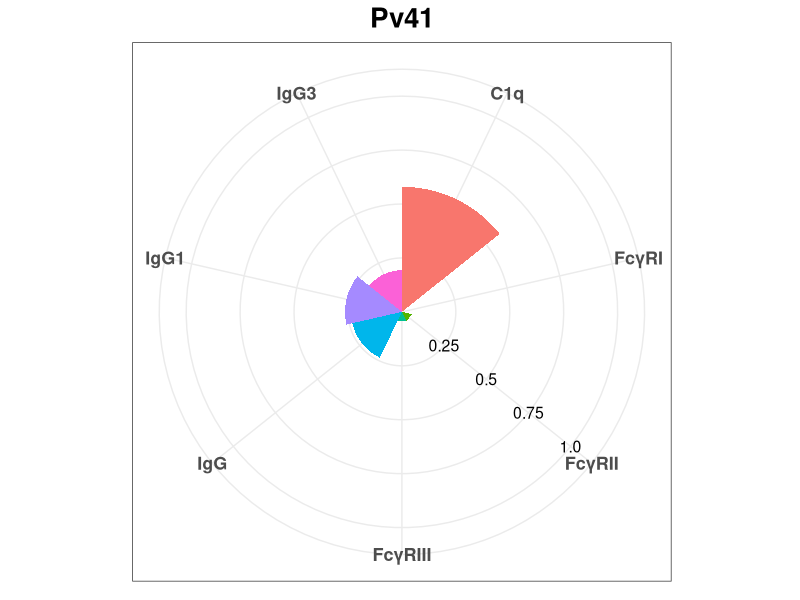
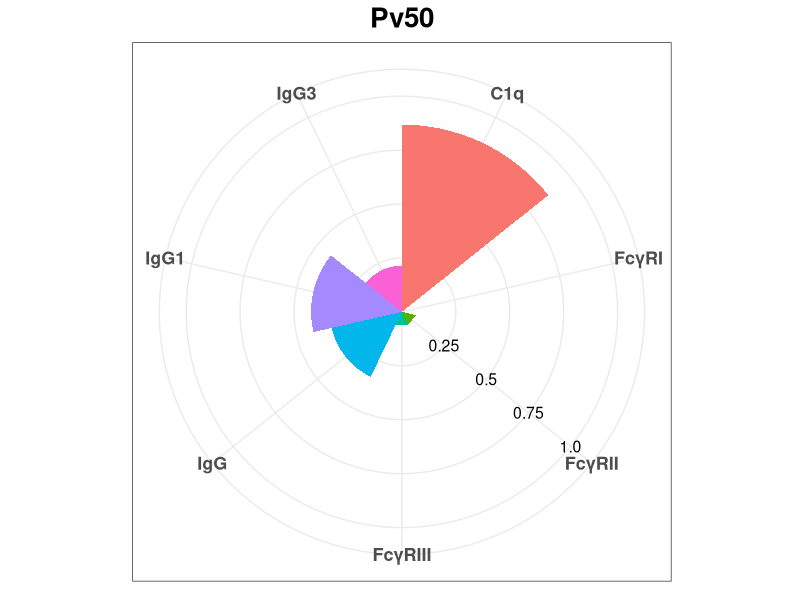
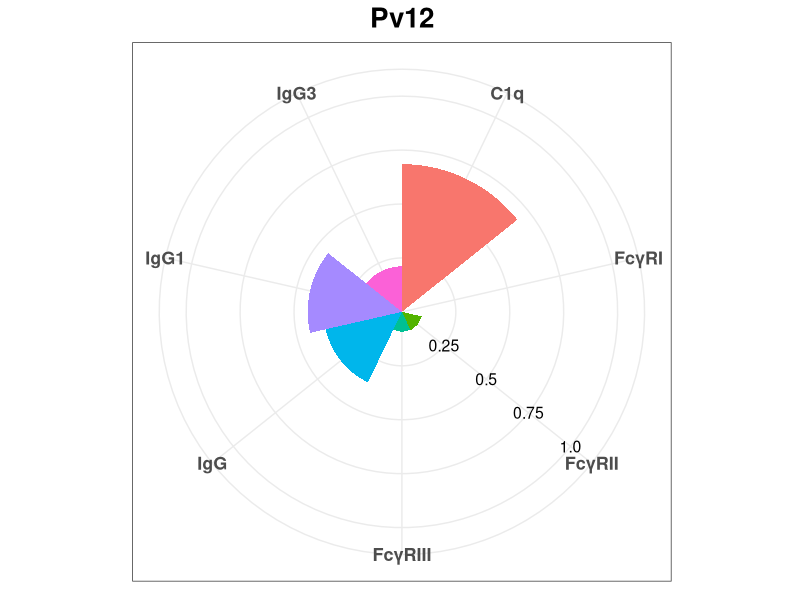
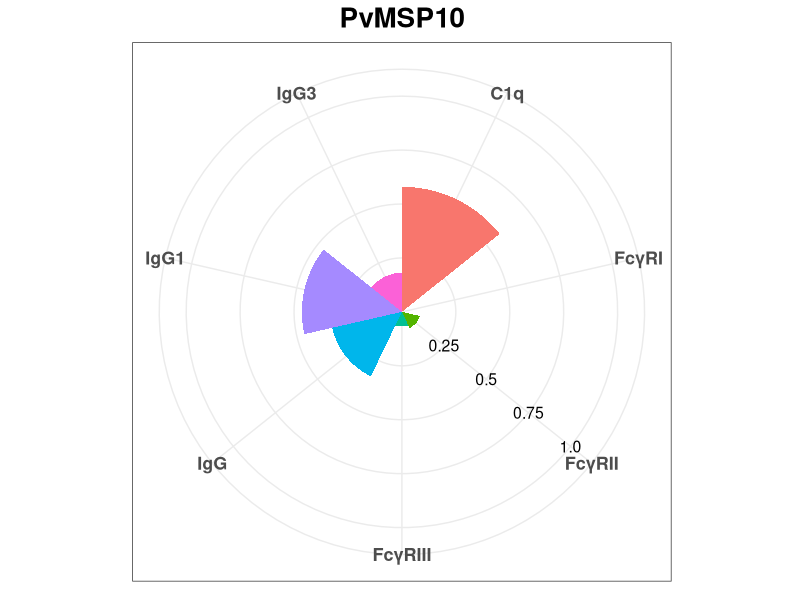
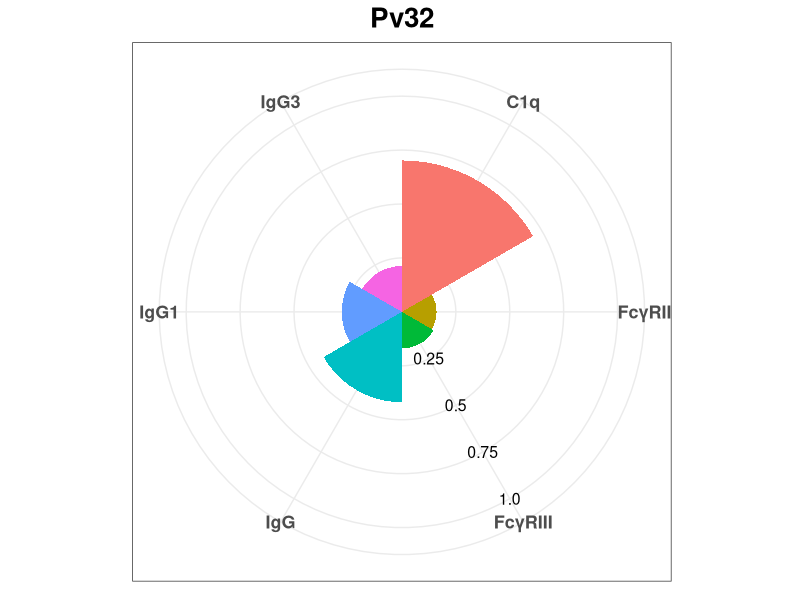
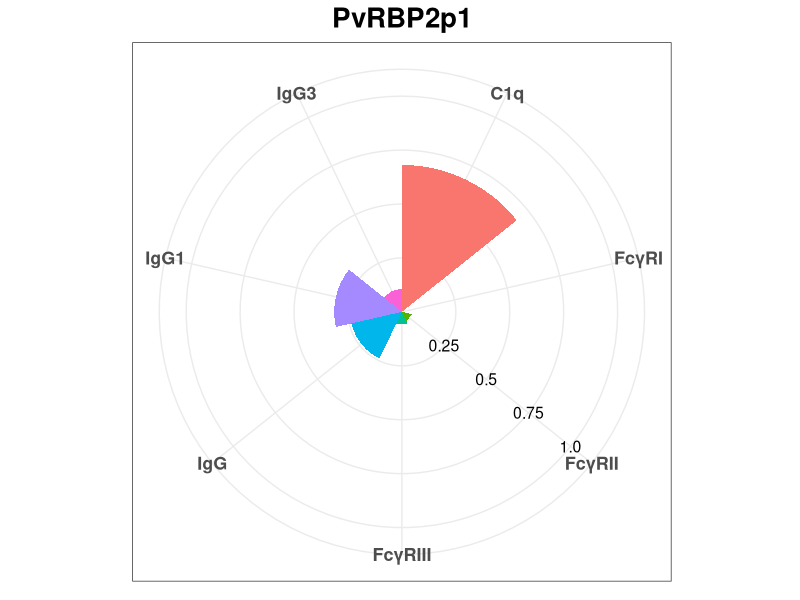
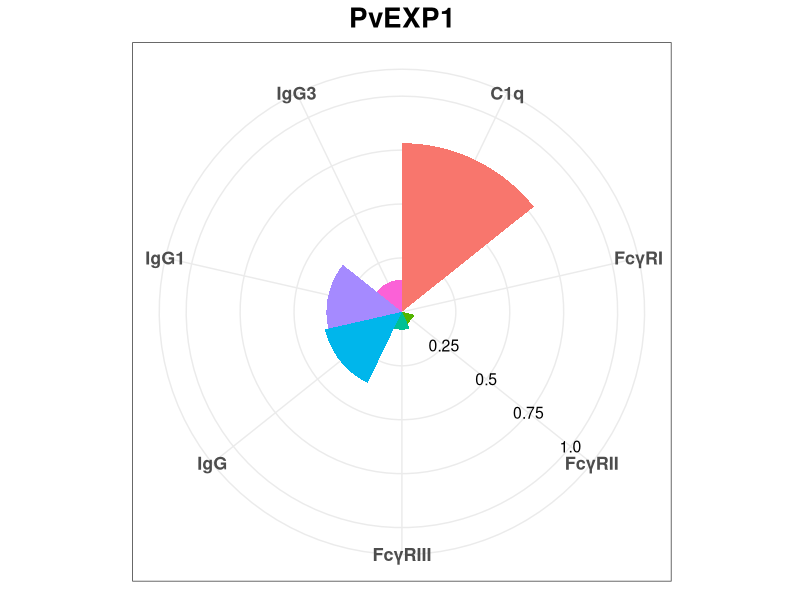

Write R code to recreate these figures, in order.
## Introduction
## Author: Chau Quang (quang.c@wehi.edu.au)
## Purpose: To produce polar (circular) plots showing the relative magnitude of antibody features of Taka's InSPIRE data

setwd("~/Downloads/data/inspire/R")

# Load required packages --------------------------------------------------
library(ggplot2)
library(tidyverse)
library(datawizard)

# Import data (.csv) ------------------------------------------------------
data_IgG  <- transform(read.csv("data/InSPIRE_IgG_grouped.csv"),  assay = "IgG")
data_IgG1 <- transform(read.csv("data/InSPIRE_IgG1_grouped.csv"), assay = "IgG1")
data_IgG3 <- transform(read.csv("data/InSPIRE_IgG3_grouped.csv"), assay = "IgG3")
data_C1q <- transform(read.csv("data/InSPIRE_C1q_grouped.csv"), assay = "C1q")
data_FcgRI <- transform(read.csv("data/InSPIRE_FcgRI_grouped.csv"), assay = "FcgRI")
data_FcgRII <- transform(read.csv("data/InSPIRE_FcgRII_grouped.csv"), assay = "FcgRII")
data_FcgRIII <- transform(read.csv("data/InSPIRE_FcgRIII_grouped.csv"), assay = "FcgRIII")

# Combine data for each antigen -----------------------------------------------
data_collated <- list(IgG   = data_IgG,
                      IgG1  = data_IgG1,
                      IgG3  = data_IgG3,
                      C1q   = data_C1q,
                      FcgRI = data_FcgRI,
                      FcgRII = data_FcgRII,
                      FcgRIII = data_FcgRIII)

data_collated <- imap(data_collated, function(df, assay_name) {
  df %>%
    select(-assay) %>%
    rename_with(function(col) {
      ifelse(col == "ID", col, paste0(col, "_", assay_name))
    })
}) %>%
  reduce(full_join, by = "ID")

clean_df <- function(df, prefix) {
  df %>%
    select(ID, starts_with(prefix)) %>%
    {
      keep_main <- select(.,
                          matches(paste0("^", prefix, "_RAU_IgG$")),
                          matches(paste0("^", prefix, "_RAU_IgG1$")),
                          matches(paste0("^", prefix, "_MFI_IgG3$")),
                          matches(paste0("^", prefix, "_MFI_C1q$")),
                          matches(paste0("^", prefix, "_MFI_FcgRI$")),
                          matches(paste0("^", prefix, "_MFI_FcgRII$")),
                          matches(paste0("^", prefix, "_MFI_FcgRIII$"))
      ) %>%
        setNames(c(
          "IgG", "IgG1", "IgG3", "C1q",
          "FcgRI", "FcgRII", "FcgRIII"
        ))
      
      keep_group <- select(.,
                           matches(paste0("^", prefix, "_Group_"))
      ) %>%
        setNames(c(
          "IgG_Group", "IgG1_Group", "IgG3_Group",
          "C1q_Group", "FcgRI_Group", "FcgRII_Group",
          "FcgRIII_Group"
        ))
      
      bind_cols(
        select(., ID),
        keep_main,
        keep_group
      )
    }
}

# Filtered datasets
df_Pv41 <- clean_df(data_collated, "Pv41")
df_Pv50 <- clean_df(data_collated, "Pv50")
df_Pv12 <- clean_df(data_collated, "Pv12")
df_PvMSP10 <- clean_df(data_collated, "PvMSP10")
df_Pv32 <- clean_df(data_collated, "Pv32")
df_PvRBP2p1 <- clean_df(data_collated, "PvRBP2p1")
df_PvEXP1 <- clean_df(data_collated, "PvEXP1")

# Normalise antibody data -------------------------------------------------
lognorm <- function(data) {
  
  logdata <- log(data[, 2:8])
  
  #Check variables included
  logdata <- logdata[, sapply(logdata, function(x) length(unique(x)) > 1)]
  
  vars <- c("IgG", "IgG1", "IgG3", "C1q", "FcgRI", "FcgRII", "FcgRIII")
  vars <- intersect(vars, names(logdata))
  
  setdiff(c("IgG", "IgG1", "IgG3", "C1q", "FcgRI", "FcgRII", "FcgRIII"),
          names(logdata)) |>
    (\(x) if(length(x)) message(paste("Warning:", x, "was removed")))()
  
  logdata %>%
    as.data.frame() %>%
    normalize(select = vars) %>%
    round(3) %>%
    mutate(ID = data$ID) %>%
    relocate(ID, .before = everything())
}

df_Pv41_norm <- lognorm(df_Pv41)
df_Pv50_norm <- lognorm(df_Pv50)
df_Pv12_norm <- lognorm(df_Pv12)
df_PvMSP10_norm <- lognorm(df_PvMSP10)
df_Pv32_norm <- lognorm(df_Pv32)
df_PvRBP2p1_norm <- lognorm(df_PvRBP2p1)
df_PvEXP1_norm <- lognorm(df_PvEXP1)

norm_med <- function(data, id_col = "ID") {
  
  data %>%
    select(-all_of(id_col)) %>%
    summarise(across(everything(), ~ median(.x, na.rm = TRUE))) %>%
    pivot_longer(
      cols = everything(),
      names_to = "Feature",
      values_to = "Y"
    )
}

Pv41_norm_med <- norm_med(df_Pv41_norm)
Pv50_norm_med <- norm_med(df_Pv50_norm)
Pv12_norm_med <- norm_med(df_Pv12_norm)
PvMSP10_norm_med <- norm_med(df_PvMSP10_norm)
Pv32_norm_med <- norm_med(df_Pv32_norm)
PvRBP2p1_norm_med <- norm_med(df_PvRBP2p1_norm)
PvEXP1_norm_med <- norm_med(df_PvEXP1_norm)

# Polar plots -------------------------------------------------------------
polar_plot <- function(data) {
  antigen <- sub("_norm_med$", "", deparse(substitute(data)))
  data$Feature <- gsub("FcgRI",  "Fc\u03B3RI",  data$Feature)
  data$Feature <- gsub("FcgRII", "Fc\u03B3RII", data$Feature)
  data$Feature <- gsub("FcgRIII","Fc\u03B3RIII",data$Feature)
  
  polarplot <- ggplot(data, aes(Feature, Y)) +
    geom_col(aes(fill = Feature), position = position_dodge(width = 1), width = 1)
  polarplot + coord_polar() +
    ylim(0, 1) +
    ggtitle(antigen) +
    theme_bw() +
    theme(axis.text.x = element_text(size=13, face="bold"),
          axis.text.y = element_blank(),
          axis.title.x = element_blank(),
          axis.title.y = element_blank(),
          axis.ticks.y = element_blank(),
          axis.line = element_line(size = 0),
          legend.position = "none",
          plot.title = element_text(size = 20, face = "bold", hjust = 0.5)) +
    annotate('text', x = 3, y = c(0.25,0.5, 0.75, 1.0), label = c('0.25', '0.5', '0.75', '1.0'), size = 4)
  
}

# Export > width 581 height 590, use device pixel ratio
polar_plot(Pv41_norm_med)
polar_plot(Pv50_norm_med)
polar_plot(Pv12_norm_med)
polar_plot(PvMSP10_norm_med)
polar_plot(Pv32_norm_med)
polar_plot(PvRBP2p1_norm_med)
polar_plot(PvEXP1_norm_med)
